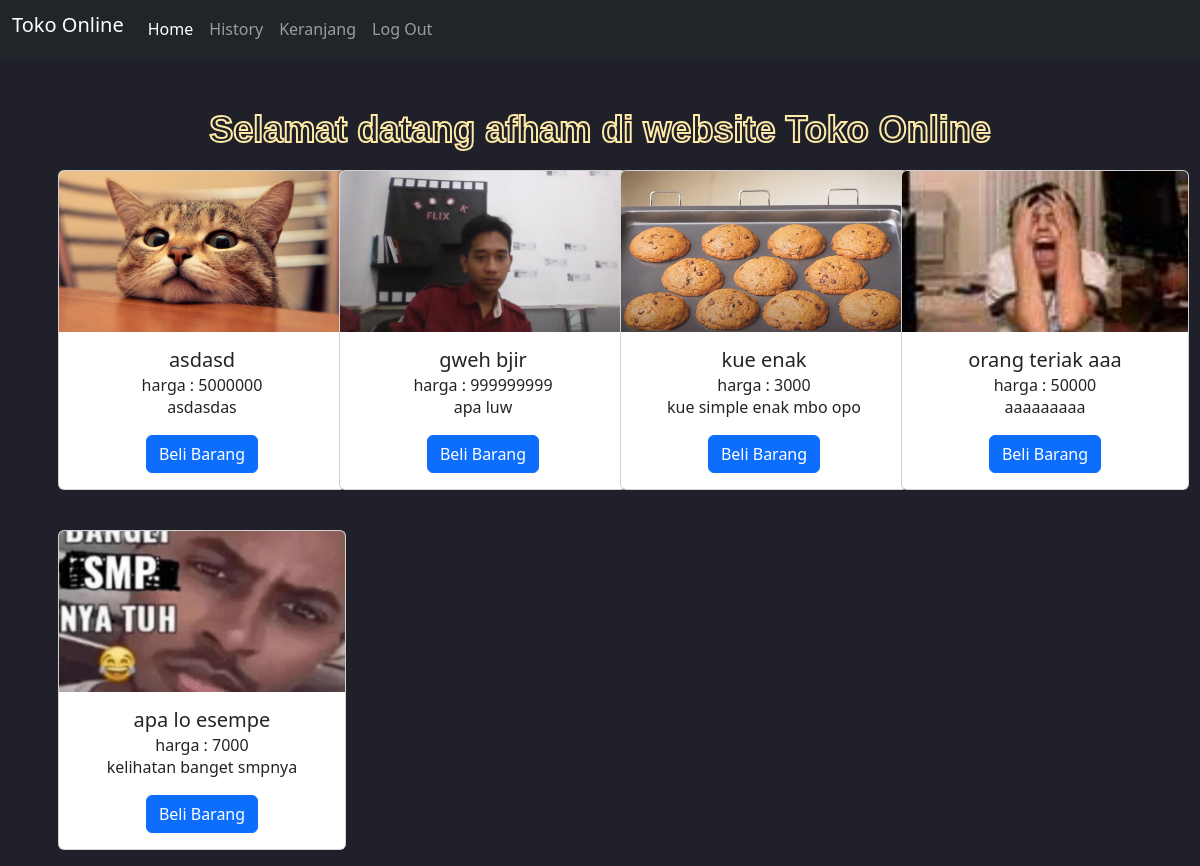
/tk/member/home.php (signed in), run on the app's committed database.
### tables this page shows
CREATE TABLE `barang` (
  `id_barang` int(11) NOT NULL,
  `nama_barang` varchar(255) NOT NULL,
  `harga` int(11) NOT NULL,
  `penjual` varchar(255) NOT NULL,
  `deskripsi` varchar(255) NOT NULL,
  `foto` varchar(255) NOT NULL
);

### tk/member/home.php (the view, shortened to what this page needs)
<!DOCTYPE html>
<html lang="en">
<head>
	<link href="https://cdn.jsdelivr.net/npm/bootstrap@5.3.2/dist/css/bootstrap.min.css"
	rel="stylesheet"
>
</head>
<body>
<nav class="navbar navbar-expand-lg bg-body-tertiary-bg-rgb navbar-dark bg-dark">
  <div class="container-fluid">
    <h6 class="navbar-brand">Toko Online</h6>
    <div class="collapse navbar-collapse" id="navbarNavDropdown">
      <ul class="navbar-nav">
        <li class="nav-item">
          <a class="nav-link active" aria-current="page" href="home.php">Home</a>
        </li>
        <li class="nav-item">
          <a class="nav-link" href="history.php">History</a>
          <li>
        <a class="nav-link" href="keranjang.php">Keranjang</a>
        </li>
          <li class="nav-item">
          <a class="nav-link" href="../logout.php">Log Out</a>
        </li>
      </ul>
    </div>
  </div>
</nav>
<div class="container text-center">
<div class="section-center">
  		<h1 class="mb-0">Selamat datang <?=$_SESSION['nama_pembeli']?> di website Toko Online</h1>
		  </div>
<br><br><br><br>
<div class="row row-cols-2 row-cols-lg-4 g-2 g-lg-6">
    <?php
    include "koneksi.php";
    $qry_buku=mysqli_query($koneksi,"select * from barang");
    while($dt_buku=mysqli_fetch_array($qry_buku)){
        ?>
        <div class="col">
          <div class="p-3">
            <div class="card" style="width: 18rem;">
              <img src="../assets/foto_produk/<?=$dt_buku['foto']?>" class="card-img-top">
              <div class="card-body">
                <h5 class="card-title"><?=$dt_buku['nama_barang']?></h5>
                <h6 class="card-subtitle">harga : <?=substr($dt_buku['harga'], 0,255)?></h6>
                <p class="card-text"><?=substr($dt_buku['deskripsi'], 0,255)?></p>
                <a href="beli_barang.php?id_barang=<?=$dt_buku['id_barang']?>" class="btn btn-primary">Beli Barang</a>
              </div>
            </div>
            </div>
        </div>
        <?php
    }
    ?>
</div>
  </div>
</body>
</html>

### tk/member/home.php (style rules this page uses)
body { background-image: url('https://s3-us-west-2.amazonaws.com/s.cdpn.io/1462889/pat-back.svg'); background-position: center; background-repeat: repeat; background-size: 4%; background-color: #1f2029; }
.section-center { position: absolute; top: 15%; left: 0; display: block; width: 100%; padding: 0; margin: 0; z-index: 6; text-align: center; transform: translateY(-50%); }
h1 { font-family: 'Montserrat', sans-serif; font-weight: 800; font-size: 3vw; line-height: 1; color: #ffeba7; text-align: center; -webkit-text-stroke: 2px #ffeba7; text-stroke: 2px #ffeba7; -webkit-text-fill-color: transparent; text-fill-color: transparent; color: transparent; }

### data on the page
barang: foto (picture), nama_barang "asdasd", harga "5000000", deskripsi "asdasdas"
barang: foto (picture), nama_barang "gweh bjir", harga "999999999", deskripsi "apa luw"
barang: foto (picture), nama_barang "kue enak", harga "3000", deskripsi "kue simple enak mbo opo"
barang: foto (picture), nama_barang "orang teriak aaa", harga "50000", deskripsi "aaaaaaaaa"
barang: foto (picture), nama_barang "apa lo esempe", harga "7000", deskripsi "kelihatan banget smpnya"
